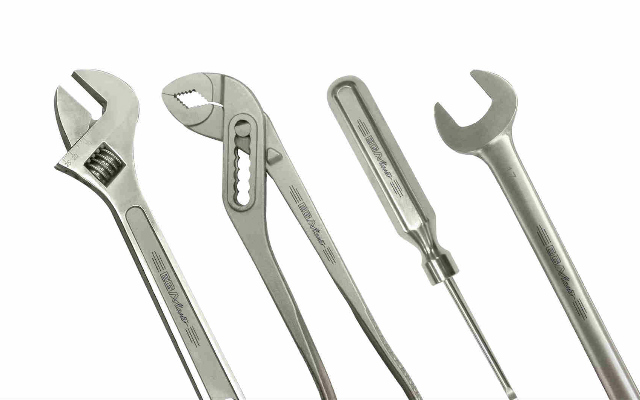
#> input picture Images/herramientas.jpg, 640 x 400 px
$ python Part_3.py
#> lines starting #> are read from the running program, lines starting #| are printed output that depends on the picture; after the words box and inside, x2 and y2 are one past the last pixel; in counts of white or black regions, pixels touching at a corner belong together
"""
Realizar la umbralización de la imagen ¨Herramientas¨ cargando valores de umbral y máximo en forma manual para que las herramientas queden negras usando la función “cv2.THRESH_BINARY”.
Realizar la misma operación cargando el valor aportado por “cv2.THRESH_TRIANGLE”, que calcula el valor óptimo de umbralización.
Realizar la Umbralización adaptativa de la imagen “Herramientas”.
"""

import cv2
import os


path = os.getcwd()
image_path = "/Images/herramientas.jpg"
path += image_path
image = cv2.imread(path)
#> image is the input picture: shape (400, 640, 3); mean B, G, R 231, 233.6, 233.3
check_image_type = str( type(image) )
#> check_image_type = "<class 'numpy.ndarray'>"
if check_image_type == "<class 'NoneType'>":
    print("Revise image's path")
    print("Finished execution")
    quit()

def run_program():

    print("\nRunning Part_3.py")
    image_gray = cv2.cvtColor(image, cv2.COLOR_BGR2GRAY)

    user_defined_threshold = 210
    threshold_value, dst = cv2.threshold(image_gray, user_defined_threshold, 255, cv2.THRESH_BINARY)
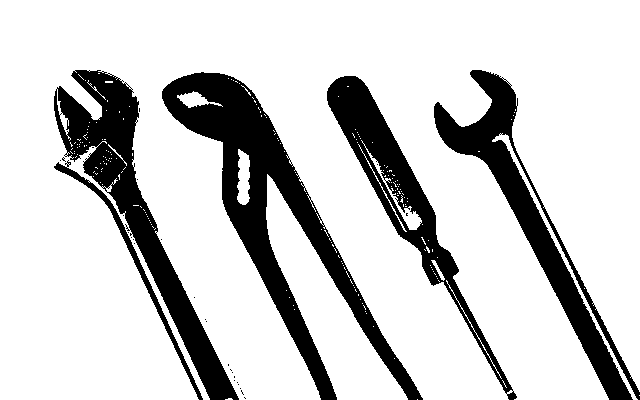
#> dst: shape (400, 640); 80% white; 31 black regions (26 under 20 px), largest, box (x1, y1, x2, y2) and area: (162, 72, 423, 400) 17415, (54, 70, 239, 400) 12153, (434, 70, 640, 400) 11058, (327, 76, 517, 400) 8966, (54, 160, 203, 400) 1490
#> threshold_value = 210

    cv2.imshow("Manual threshold @ {}".format(threshold_value), dst)
    cv2.waitKey(0)


    threshold_value, dst = cv2.threshold(image_gray, 0, 255, cv2.THRESH_BINARY | cv2.THRESH_TRIANGLE)
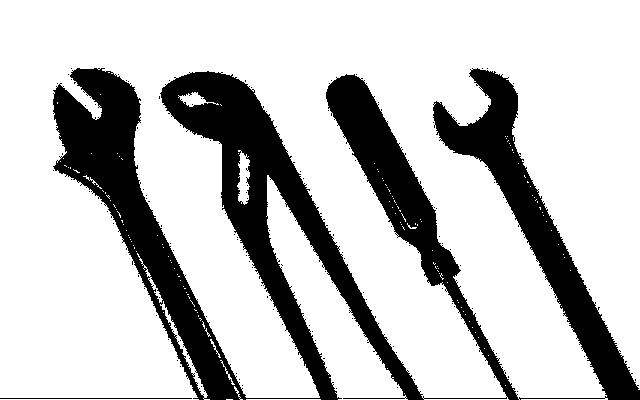
#> dst: shape (400, 640); 76.7% white; 114 black regions (112 under 20 px), largest, box (x1, y1, x2, y2) and area: (53, 68, 640, 400) 59393, (0, 398, 192, 399) 192
#> threshold_value = 250
    cv2.imshow("Triangled threshold @ {}".format(threshold_value), dst)
    print("user_defined_threshold: {}. Triangled threshold: {}".format(user_defined_threshold, threshold_value) )
#| user_defined_threshold: 210. Triangled threshold: 250.0
    cv2.waitKey(0)
    cv2.destroyAllWindows()

if __name__ == "__main__":
    run_program()
